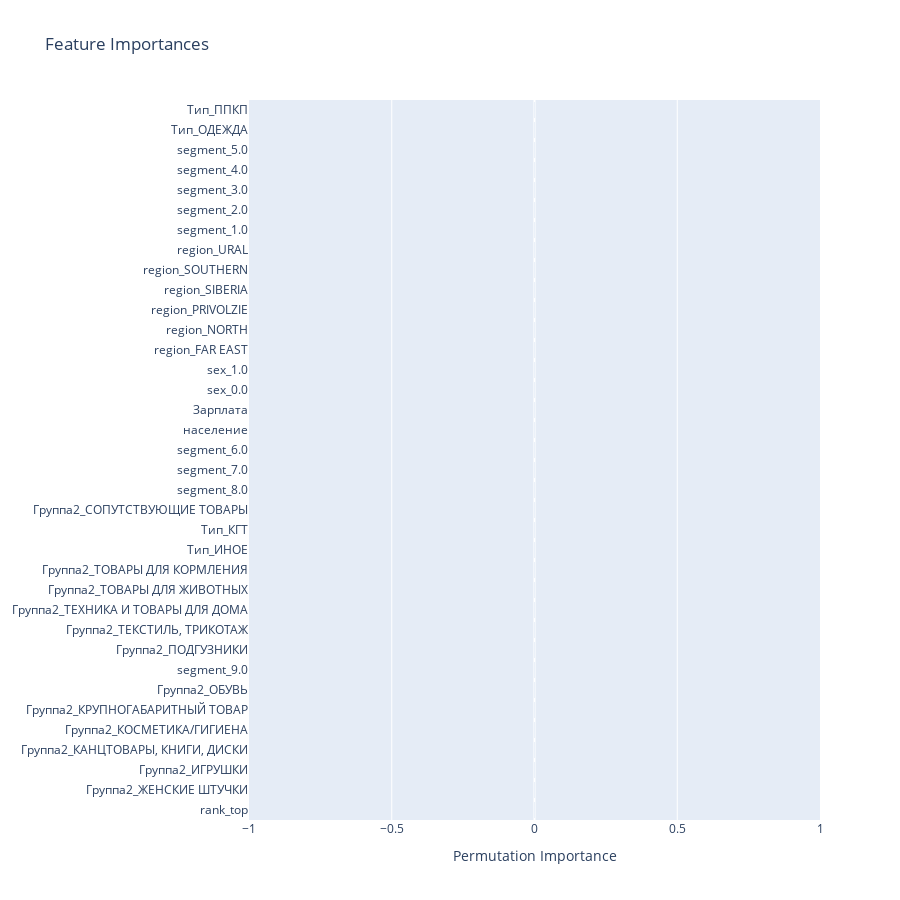

Here is the notebook cell this chart was saved with:
### Code cell
fig = go.Figure(go.Bar(
            x=perm_importance.importances_mean[sorted_idx],
            y=np.array(X_test.columns)[sorted_idx],
            orientation='h',

            ))

fig.update_layout(
    autosize=False,
    width=900,
    height=900,
    title='Feature Importances',
    xaxis_title='Permutation Importance'
    )

fig.show()

### Figure 1 — Plotly figure (JSON) as saved in the notebook; plotly's stock layout.template omitted (floating-point values rounded to 4 significant figures)
{"data": [{"orientation": "h", "type": "bar", "x": [0, 0, 0, 0, 0, 0, 0, 0, 0, 0, 0, 0, 0, 0, 0, 0, 0, 0, 0, 0, 0, 0, 0, 0, 0, 0, 0, 0, 0, 0, 0, 0, 0, 0, 0, 0], "y": ["rank_top", "Группа2_ЖЕНСКИЕ ШТУЧКИ", "Группа2_ИГРУШКИ", "Группа2_КАНЦТОВАРЫ, КНИГИ, ДИСКИ", "Группа2_КОСМЕТИКА/ГИГИЕНА", "Группа2_КРУПНОГАБАРИТНЫЙ ТОВАР", "Группа2_ОБУВЬ", "segment_9.0", "Группа2_ПОДГУЗНИКИ", "Группа2_ТЕКСТИЛЬ, ТРИКОТАЖ", "Группа2_ТЕХНИКА И ТОВАРЫ ДЛЯ ДОМА", "Группа2_ТОВАРЫ ДЛЯ ЖИВОТНЫХ", "Группа2_ТОВАРЫ ДЛЯ КОРМЛЕНИЯ", "Тип_ИНОЕ", "Тип_КГТ", "Группа2_СОПУТСТВУЮЩИЕ ТОВАРЫ", "segment_8.0", "segment_7.0", "segment_6.0", "население", "Зарплата", "sex_0.0", "sex_1.0", "region_FAR EAST", "region_NORTH", "region_PRIVOLZIE", "region_SIBERIA", "region_SOUTHERN", "region_URAL", "segment_1.0", "segment_2.0", "segment_3.0", "segment_4.0", "segment_5.0", "Тип_ОДЕЖДА", "Тип_ППКП"]}], "layout": {"autosize": false, "height": 900, "title": {"text": "Feature Importances"}, "width": 900, "xaxis": {"autorange": true, "range": [-1, 1], "title": {"text": "Permutation Importance"}, "type": "linear"}, "yaxis": {"autorange": true, "range": [-0.5, 35.5], "type": "category"}}}
